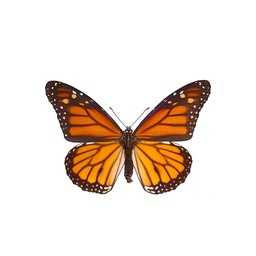
#> input picture IA/TP1/butterfly.jpg, 256 x 256 px, shrunk from 1000 x 1000 before the run, found by its file name
$ jupyter execute lab01-Pierre-Loviton.ipynb
#> lines starting #> are read from the running program, lines starting #| are printed output that depends on the picture; after the words box and inside, x2 and y2 are one past the last pixel; in counts of white or black regions, pixels touching at a corner belong together
<font color='blue'> Pierre Loviton </font>

[cell 1]
##############################################################################
#OPTIMIZATION & AI - LAB 01
##############################################################################

[cell 2]
# System imports
import matplotlib.pyplot as plt
import numpy as np
import datetime
from time import process_time

#Extra library imports
from PIL import Image
from scipy import optimize
import scipy.ndimage as ndi

[cell 3]
# User inputs
impath1 = '/Users/pierreloviton/PycharmProjects/test-api/ISEP/IA/TP1/butterfly.jpg'

Symmetry is a property observed in various fields such as biology, chemistry, or even nature! For example if you look at the human body from the outside, it is pretty much symmetric with respect to the sagittal plane, which delimitates right and left parts. We will now study this kind of symmetry, called bilateral or mirroring. More especially, we will see that the detection of the bilateral symmetry line can be formulated as an optimization problem in 2D images.

# I. Symmetry analysis of the butterfly

## a) A very short tutorial on image processing

Before detecting the line of symmetry of a butterfly image, we have to understand the concept of image. We first load this image, and convert it into an array.

[cell 4]
# Load the input image
im1_arr = np.array(Image.open(impath1))
#> im1_arr is the input picture: shape (256, 256, 3); mean R, G, B 236.9, 225.4, 216.5
sx1, sy1, nb_channels = im1_arr.shape
print('Input image of dimension {0}x{1}x{2}'.format(sx1, sy1, nb_channels))
#| Input image of dimension 256x256x3
print('Input image of type {0}'.format(type(im1_arr[0, 0, 0])))
#| Input image of type <class 'numpy.uint8'>
print('Minimal intensity value: {0}'.format(np.min(im1_arr.flatten())))
#| Minimal intensity value: 0
print('Maximal intensity value: {0}'.format(np.max(im1_arr.flatten())))
#| Maximal intensity value: 255

[cell 5]
# Display the loaded image
fig, ax = plt.subplots(figsize=(10, 10))
ax.imshow(im1_arr)
plt.title('A colorful butterfly')
plt.show()

We loaded an image of size 1000 x 1000 x 3 pixels: the displayed image is a RGB image, namely a superimposing of the Red, Green and Blue channels (in this order). For each point of the image, called a pixel, each channel contains information about its amount of red, green and blue.
We can visualize it on each distinct channel.

[cell 6]
# Display the 3 channels
fig, ax = plt.subplots(1, 3, figsize=(10, 10))
for channel_id, channel_color in enumerate(['Red', 'Green', 'Blue']):
    ax[channel_id].imshow(im1_arr[:, :, channel_id],
                          cmap='gray')
    ax[channel_id].set_title('{0} channel'.format(channel_color))
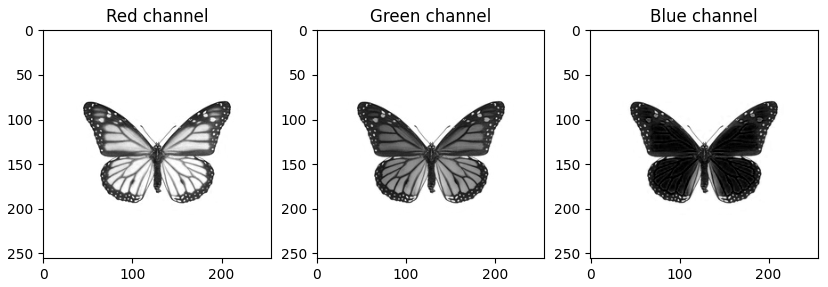
#> figure drawn by matplotlib, 3 panels

Each displayed image is an array of dimension 1000x1000 pixels.
Our butterfly is mostly made of shades of red: the image on the red channel is very bright (corresponding to high intensity values), while the ones on the green and blue channels are very dark (corresponding to low intensity values).

To go further, we now want to detect the contours of the butterfly. This task, called segmentation, is very easy here, because of the high difference in intensity values between the foreground and the background!

For simplicity, we will now convert our RGB image into a grey level image. The simplest way for doing that is to average the intensity values over the channels.

[cell 7]
# Convert the RGB image into grey levels
glim1_arr = np.mean(im1_arr, axis=-1)
print('Image dimension after transformation : {0}'.format(glim1_arr.shape))
#| Image dimension after transformation : (256, 256)

[cell 8]
# Display the grey level image
fig, ax = plt.subplots(figsize=(10, 10))
ax.imshow(glim1_arr, cmap='gray')
plt.title('A less colorful but still beautiful butterfly')
plt.show()

A very simple, but not always working, way to segment the butterfly's image is to threshold its intensity values to a fixed threshold value. With this grey level image, we obtain a nice result taking the half of the maximum intensity value as a threshold.

[cell 9]
# Threshold the gray level image
mask1_arr = (glim1_arr <= 0.5 * np.max(glim1_arr)).astype(int)
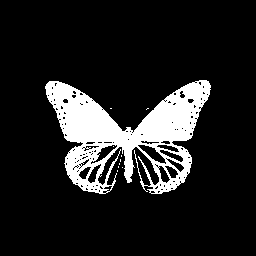
#> mask1_arr: shape (256, 256) int64; values 0 (black) and 1 (white), 13.4% white; 10 white regions (9 under 20 px), largest, box (x1, y1, x2, y2) and area: (45, 80, 211, 194) 8742

[cell 10]
# Display the obtained mask
fig, ax = plt.subplots(figsize=(10, 10))
ax.imshow(mask1_arr, cmap='gray')
ax.axis('off')
plt.title('A first butterfly mask')
plt.show()

That's quite good! However, there are "holes" in the mask of the butterfly. For further process, we need to fill these holes.
One common solution is to take all the regions in the complementary image, namely the binary image where the 1 and 0 intensity values are inverted.
Holes correspond then to regions not touching the border of the image.

[cell 11]
# Compute the connected components (i.e regions) of the complementary image
ccs_arr, nb_ccs = ndi.label(1 - mask1_arr)
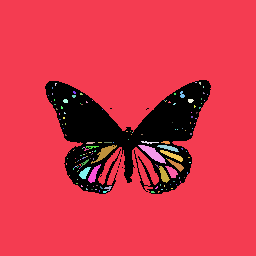
#> ccs_arr: shape (256, 256) int32; 156 distinct labels, from 0 to 155; one colour per label, 0 black
#> nb_ccs = 155

# List of ccs indexes
cc_ids = list(range(1, nb_ccs + 1))

# Compute the array of the border of the image
border_arr = np.zeros((sx1, sy1)).astype(int)
border_arr[0, :] = 1
border_arr[sx1-1, :] = 1
border_arr[:, 0] = 1
border_arr[:, sy1-1] = 1

# Get the indexes of the regions touching the border
border_cc_ids = np.unique(ccs_arr[border_arr == 1])
#> border_cc_ids = [1]
border_cc_ids = list(border_cc_ids[border_cc_ids > 0])

#Remove the corresponding indexes
cc_ids = list(set(cc_ids) - set(border_cc_ids))
#> cc_ids = 154 values from 2 to 155

#Fill each detected holes
for cc_id in cc_ids:
    mask1_arr[ccs_arr == cc_id] = 1
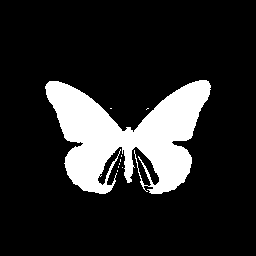
#> mask1_arr: shape (256, 256) int64; values 0 (black) and 1 (white), 15.5% white; 9 white regions (8 under 20 px), largest, box (x1, y1, x2, y2) and area: (45, 80, 211, 194) 10169

[cell 12]
#Display the filled mask
fig, ax = plt.subplots(figsize=(10, 10))
ax.imshow(mask1_arr, cmap='gray')
ax.axis('off')
plt.title('The filled butterfly mask')
plt.show()

In practice, we will use functions already implemented for binary hole filling, for example the Scipy's "binary_fill_holes".

[cell 13]
# Equivalent function for binary hole filling
mask1_arr = ndi.binary_fill_holes(mask1_arr).astype(int)

## b) The bounding box of the butterlfy

Now we know some basics to process images, we are ready to search the line of symmetry of our butterfly! Before starting the optimization process, need first to find a rather good initialization. When looking at the butterfly image, the vertical line cutting the butterfly in half seems a good choice! We can take the middle vertical line of the rectangle that best fits the binary object. We will now automatically detect this best fitting rectangle, called the bounding box.

[cell 14]
# Coordinates of the pixels belonging to the mask
[x1, y1] = np.where(mask1_arr == 1)
#> x1 = 10186 values from 80 to 193; y1 = 10186 values, max 210 at index 196, min 45 at index 197, mean 127.4
print('The butterfly mask is composed of {0} pixels'.format(len(x1)))
#| The butterfly mask is composed of 10186 pixels

[cell 15]
# Bounding box of the butterfly mask
bb1_arr = np.zeros((sx1, sy1)).astype(int)
bb1_arr[np.min(x1):np.max(x1)+1, np.min(y1):np.max(y1)+1] = 1

<font color='blue'> Question 1: Compute and display the percentage of butterfly pixels included in the bounding box </font>

[cell 16]
#Compute and display the percentage of butterfly pixels included in the bounding box
percentage_included = (np.sum(mask1_arr[bb1_arr==1]))/len(x1)*100
#> percentage_included = 100
print('The percentage of butterfly pixels included in the bounding box is {0:.2f}%'.format(percentage_included))
#| The percentage of butterfly pixels included in the bounding box is 100.00%

<font color='blue'> Question 2: Compute and display the percentage of the bounding box that is occupied by the butterfly mask </font>

[cell 17]
#Compute and display the percentage of the bounding box that is occupied by the butterfly mask
bb1_pixels = np.sum(bb1_arr)
percentage = (len(x1)/bb1_pixels)*100
#> percentage = 53.83
print('The percentage of the bounding box that is occupied by the butterfly mask is {0:.2f}%'.format(percentage))
#| The percentage of the bounding box that is occupied by the butterfly mask is 53.83%

Now we have the bounding box, we can simply compute the vertical and horizontal lines cutting it in half, and then check our results visually.

[cell 18]
# Coordinates of the center of the bounding box
x1_bb_center = int(np.round(0.5 * (np.max(x1) - np.min(x1)) + np.min(x1)))
#> x1_bb_center = 136
y1_bb_center = int(np.round(0.5 * (np.max(y1) - np.min(y1)) + np.min(y1)))
#> y1_bb_center = 128

# Vertical and horizontal lines going through the center of the bb
line1_arr = np.zeros((sx1, sy1)).astype(int)
line1_arr[:, y1_bb_center] = 1

line2_arr = np.zeros((sx1, sy1)).astype(int)
line2_arr[x1_bb_center, :] = 1

[cell 19]
#Display the transformed image
fig, ax = plt.subplots(figsize=(10, 10))
ax.imshow(im1_arr)
ax.contour(line1_arr, [0.5], colors = 'c', linewidths = [2, 2], linestyles = 'dotted')
ax.contour(line2_arr, [0.5], colors = 'b', linewidths = [2, 2], linestyles = 'dotted')
ax.contour(bb1_arr, [0.5], colors = 'r', linewidths = [2, 2])
plt.title('A butterfly within a box')
plt.show()

Finally, to save some computation time, we crop the image to its bounding box.

[cell 20]
#Restrict the input images to the butterfly bounding box
im1_arr = im1_arr[np.min(x1):np.max(x1)+1, np.min(y1):np.max(y1)+1]
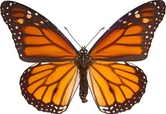
#> im1_arr: shape (114, 166, 3); mean R, G, B 192.2, 152.7, 121.8
mask1_arr = mask1_arr[np.min(x1):np.max(x1)+1, np.min(y1):np.max(y1)+1]
#> mask1_arr: shape (114, 166) int64; values 0 (black) and 1 (white), 53.8% white; 6 black regions (2 under 20 px), largest, box (x1, y1, x2, y2) and area: (0, 0, 154, 52) 3204, (0, 9, 54, 114) 2000, (117, 10, 166, 114) 1998, (53, 67, 114, 114) 1525
glim1_arr = glim1_arr[np.min(x1):np.max(x1)+1, np.min(y1):np.max(y1)+1]
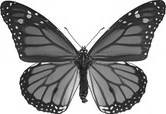
#> glim1_arr: shape (114, 166) float64; min 7.67, max 255, mean 155.6
sx1, sy1 = mask1_arr.shape
print('Cropped image of dimension {0} x {1} pixels'.format(sx1, sy1))
#| Cropped image of dimension 114 x 166 pixels

# Coordinates of the center of the image
x1_bb_center = int(np.round(sx1 / 2))
y1_bb_center = int(np.round(sy1 / 2))

# Vertical and horizontal lines going through the center of the cropped image
line1_arr = np.zeros((sx1, sy1)).astype(int)
line1_arr[:, y1_bb_center] = 1

line2_arr = np.zeros((sx1, sy1)).astype(int)
line2_arr[x1_bb_center, :] = 1

[cell 21]
#Display the transformed image
fig, ax = plt.subplots(figsize=(10, 10))
ax.imshow(im1_arr)
ax.contour(line1_arr, [0.5], colors = 'c', linewidths = [2, 2], linestyles = 'dotted')
ax.contour(line2_arr, [0.5], colors = 'b', linewidths = [2, 2], linestyles = 'dotted')
plt.title('A butterfly cropped to its bounding box')
plt.show()
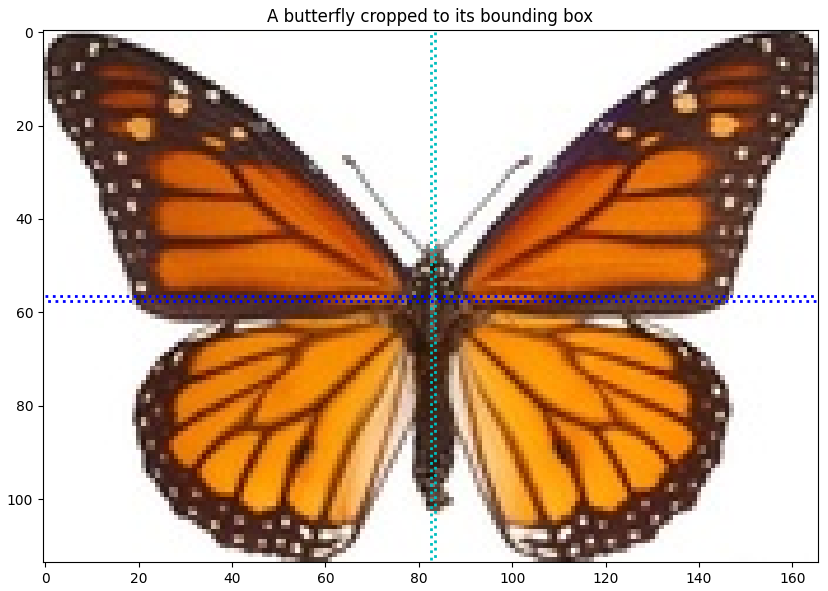
#> figure drawn by matplotlib, 1 panel

## c) Symmetry analysis

We are now ready to start our bilateral symmetry detection! We first need to define the function computing the symmetric image with respect to any line. We need to compute for each pixel (i.e point) its symmetric with respect to the line. Note that these coordinates values will be different considering a vertical, horizontal, or any different line of symmetry!

<font color='blue'> Question 3: Complete the function below to compute the coordinates  of the symmetric point of each pixel </font>

<font color='red'>
Warning: the image system, as loaded by Python, is not the strict Cartesian system... the axes are inverted! After modifying the code in the function "symmetry_image_v0", the display of the visual results helps you verifying the accuracy of your modifications!
</font>

[cell 22]
def symmetry_image_v0(p, arr, background_val):

    """ Symmetric image with respect to a line of equation ax + by + c = 0

    Parameters
    ----------
    p: vector of floats
        vector containing the line of symmetry with parameters a, b, c
    arr: 2D array
        the input (binary or grey level) image
    plane
    background_val : float/int
        the background intensity value

    Returns
    -------
    sym_arr: 2D array
        the output symmetric image
    """

    #Get back the line parameters
    a, b, c = p

    # Image size and type
    s1, s2 = arr.shape
    arr_type = type(arr[0, 0])

    # Coordinates of the region of interest
    [x, y] = np.where(arr > 0)

    # Coordinates (xr, yr) of the symmetric point of (x, y) with respect to
    #  a vertical line in the image system
    if a == 0 and b != 0:
        yr = (-c/b)+(-c/b)-y
        xr = x
    # Coordinates (xr, yr) of the symmetric point of (x, y) with respect to
    # an horizontal line in the image system
    elif a != 0 and b == 0:
        xr = (-c/a)+(-c/a)-x
        yr = y

    # Coordinates (xr, yr) of the symmetric point of (x, y) with respect to
    # any different line
    else:
        xr = x - (2*a*(a*x + b*y + c))/(a**2+b**2)
        yr = y - (2*b*(a*x + b*y + c))/(a**2+b**2)

    #cast to integer and only keep coordinates within the image !
    xr = (np.round(xr)).astype(int)
    yr = (np.round(yr)).astype(int)

    x = x[xr < s1]
    y = y[xr < s1]
    yr = yr[xr < s1]
    xr = xr[xr < s1]

    x = x[yr < s2]
    y = y[yr < s2]
    xr = xr[yr < s2]
    yr = yr[yr < s2]

    x = x[xr >= 0]
    y = y[xr >= 0]
    yr = yr[xr >= 0]
    xr = xr[xr >= 0]

    x = x[yr >= 0]
    y = y[yr >= 0]
    xr = xr[yr >= 0]
    yr = yr[yr >= 0]

    # Take into account the background value
    if background_val == 0:
        sym_arr = np.zeros((s1, s2), dtype=arr_type)
    else:
        sym_arr = background_val * np.ones((s1, s2), dtype=arr_type)

    # Compute the symmetric array
    for i in range(len(xr)):
        sym_arr[xr[i], yr[i]] = arr[x[i], y[i]]

    return sym_arr

We can now vizualize the resulted symmetric image on the binary mask of the butterfly.

[cell 23]
# Symmetric images with respect to a horizontal, vertical, or any different line
input_arr = np.copy(mask1_arr)
back_val = np.min(input_arr)
#> back_val = 0
s1, s2 = input_arr.shape
y_arr, x_arr = np.meshgrid(range(s2), range(s1))

init_ps = [[0, 1, -y1_bb_center],
           [1, 0, -x1_bb_center],
           [(sy1 - 1) / (sx1 - 1), 1 , -sy1 - 1.5]]

for init_p in init_ps:
    #Symmetric image with given parameters
    sym_arr = symmetry_image_v0(init_p, input_arr, back_val)

    #Symmetric line array
    a, b, c = init_p
    line_arr = (np.abs(a * x_arr + b * y_arr + c) <= 1).astype(int)

    #Dislay the result
    fig, ax = plt.subplots(1, 2, figsize=(15, 15))
    ax[0].imshow(input_arr, cmap='gray')
    ax[0].contour(line_arr, [0.5], colors = 'c', linewidths = [2, 2], linestyles = 'dotted')
    ax[0].set_title('Input image and symmetry line');
    ax[1].imshow(sym_arr, cmap='gray')
    ax[1].set_title('Symmetric image');
#> this loop made 3 passes
#> (a, b, c) on passes 1 to 3: (0, 1, -83), (1, 0, -57), (1.46, 1, -167.5)
#> pass 1, `sym_arr = symmetry_image_v0(init_p, input_arr, back_val)`:
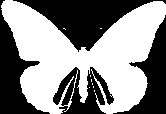
#> sym_arr: shape (114, 166) int64; values 0 (black) and 1 (white), 53.8% white; 4 black regions, box (x1, y1, x2, y2) and area: (13, 0, 166, 52) 3198, (0, 0, 50, 114) 2123, (113, 15, 166, 114) 1895, (53, 67, 114, 114) 1525
#> pass 2, `sym_arr = symmetry_image_v0(init_p, input_arr, back_val)`:
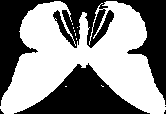
#> sym_arr: shape (114, 166) int64; values 0 (black) and 1 (white), 53.8% white; 5 black regions (3 under 20 px), largest, box (x1, y1, x2, y2) and area: (0, 0, 166, 106) 5689, (14, 63, 150, 114) 3039
#> after the loop:
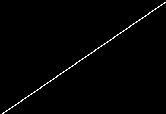
#> line_arr: shape (114, 166) int64; values 0 (black) and 1 (white), 1.2% white in thin lines or dots
#> (the rest of the program and of its run is left out)
